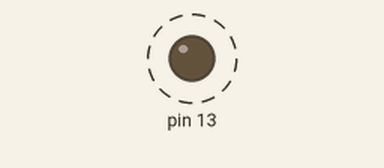
Bench run of a sketch on a simulated Arduino Uno, built with avr-gcc and run on an emulated ATmega328P. Shown: output pins drawn as LEDs (lit = HIGH). Dashed ring = blinking. What the sketch prints to the serial monitor is not drawn.

Above: at 0.5 s.
Timing chart, 0 to 4.6 s (numbered marks = the images above):
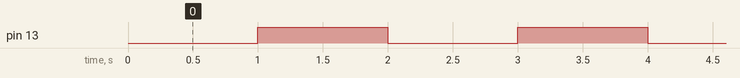

Measured:
- by itself, pin 13: alternates HIGH for 1.0 s and LOW for 1.0 s

The sketch:

heartbeat.ino
```cpp
/* heartbeat
 *
 * output how many seconds have elapsed every second
 *
 */

void setup() {
  Serial.begin(9600);
  pinMode(13, OUTPUT);
  //Serial.println("Hello, world!");
}

void loop() {
  //turn on
  delay(1000);
  digitalWrite(13, HIGH);
  long time = millis();
  Serial.println(time);
  Serial.print(time/1000);
  Serial.println(" sec have elapsed");


  //turn off
  delay(1000);
  digitalWrite(13, LOW);
  time = millis();
  Serial.println(time);
  Serial.print(time/1000);
  Serial.println(" sec have elapsed");
}
```
